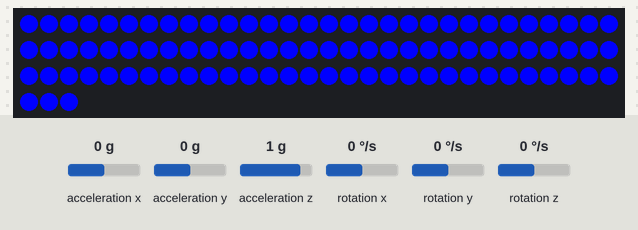
Recording of a sketch running on a simulated Arduino Nano 33 BLE. Parts: 93 RGB LEDs in strip order, left to right, continuing on the next row. The test bench sets the inputs (shaded band); at power-on: acceleration x 0 g, acceleration y 0 g, acceleration z 1 g, rotation x 0 °/s, rotation y 0 °/s, rotation z 0 °/s. Nothing arrives over Bluetooth unless stated; a phone connects over Bluetooth LE 3 s after start.

Above: at 0.5 s.

The sketch:

hardcoding.ino
```cpp
#include <ArduinoBLE.h>
#include <Arduino_LSM9DS1.h>
#include <Adafruit_NeoPixel.h>

#define LED_PIN 2
#define LED_COUNT 93
Adafruit_NeoPixel strip(LED_COUNT, LED_PIN, NEO_GRB + NEO_KHZ800);

BLEService Service("00000000-0000-0000-0000-000000000000");

BLEByteCharacteristic Write1("00000000-0000-0000-0000-000000000021", BLERead | BLEWrite);

float accel_x, accel_y, accel_z;
float gyro_x, gyro_y, gyro_z;

unsigned int serial_prev_time, led_prev_time;

void colorWipe(uint32_t color, int wait);
void colorAll(uint32_t color);

void setup()
{
    Serial.begin(115200);
    Serial1.begin(9600);

    if (!IMU.begin())
    { //LSM9DSI센서 시작
        Serial.println("LSM9DSI센서 오류!");
    }
    if (!BLE.begin())
    {
        Serial.println("starting BLE failed!");
    }

    strip.begin();
    strip.show();
    strip.setBrightness(255);

    BLE.setLocalName("NEO_Player");
    BLE.setAdvertisedService(Service);

    Service.addCharacteristic(Write1);
    BLE.addService(Service);

    BLE.advertise();

    delay(100);
    colorWipe(strip.Color(0, 0, 255), 1);
}

void loop()
{
    BLEDevice central = BLE.central();
    if (central)
    {
        while (central.connected())
        {
            if (IMU.accelerationAvailable())
                IMU.readAcceleration(accel_x, accel_y, accel_z);
            if (IMU.gyroscopeAvailable())
                IMU.readGyroscope(gyro_x, gyro_y, gyro_z);
            if (millis() - led_prev_time > 2000){
                Write1.writeValue(0);
                colorAll(strip.Color(0, 0, 255));
            }
            // GY가 몇초안에 200 이상
            if (gyro_y<-200){
                Write1.writeValue(1);
                colorAll(strip.Color(255, 255, 0));
                led_prev_time = millis();
            }
            if (abs(accel_x) >= 2)
            {
                Write1.writeValue(2);
                colorAll(strip.Color(255, 0, 0));
                led_prev_time = millis();
            }
        }
    }
    else{
      if (IMU.accelerationAvailable())
        IMU.readAcceleration(accel_x, accel_y, accel_z);
      if (IMU.gyroscopeAvailable())
          IMU.readGyroscope(gyro_x, gyro_y, gyro_z);
      if (millis() - led_prev_time > 2000){
          colorAll(strip.Color(0, 0, 255));
      }
      // GY가 몇초안에 200 이상
      if (gyro_y<-200){
          colorAll(strip.Color(255, 255, 0));
          led_prev_time = millis();
      }
      if (abs(accel_x) >= 2)
      {
          colorAll(strip.Color(255, 0, 0));
          led_prev_time = millis();
      }
    }
}
void colorWipe(uint32_t color, int wait)
{
    for (int i = 0; i < strip.numPixels(); i++)
    {                                  // For each pixel in strip...
        strip.setPixelColor(i, color); //  Set pixel's color (in RAM)
        strip.show();                  //  Update strip to match
        delay(wait);                   //  Pause for a moment
    }
}
void colorAll(uint32_t color)
{
    for (int i = 0; i < strip.numPixels(); i++)
    {
        strip.setPixelColor(i, color);
    }
    strip.show();
}
```
